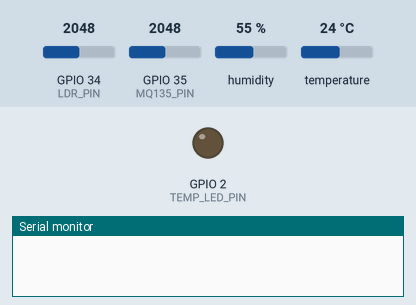
Recording of a sketch running on a simulated ESP32. Shown: output pins drawn as LEDs (lit = HIGH), the last lines printed to the serial monitor. The inputs (shaded band) are chosen by the test bench; at power-on: temperature 24 °C, GPIO 34 (LDR_PIN) = 2048, GPIO 35 (MQ135_PIN) = 2048, humidity 55 %. WiFi joins after 1.5 s; servers stay silent unless stated; web services answer with replies made up by the test bench.

Above: at 4.0 s.
4.1 s: temperature set to 31 °C
7.5 s: temperature set to 34 °C
At 9.4 s:
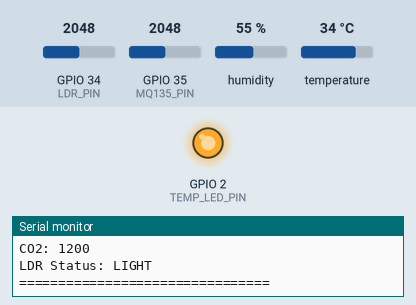
16.5 s: temperature set to 12 °C
At 18.9 s:
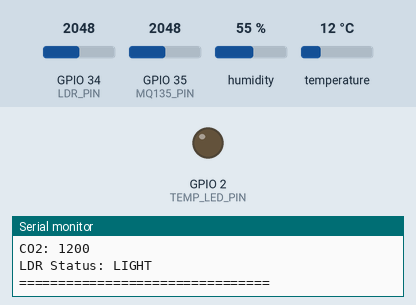
19.3 s: temperature set to 33 °C
At 22.1 s:
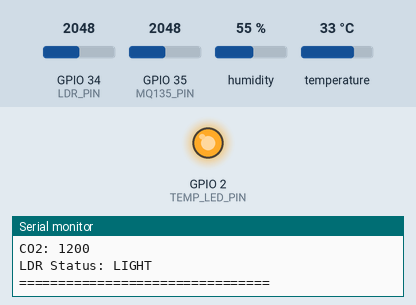
Timing chart, 0 to 23.3 s (numbered marks = the images above; inputs shaded):
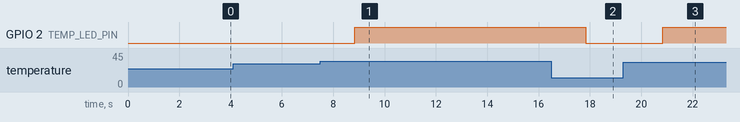

The sketch:

telegram_msg.ino
```cpp
#define BLYNK_PRINT Serial

// -------- Blynk Template Details --------
#define BLYNK_TEMPLATE_ID "TMPL3Y_ija-3b"
#define BLYNK_TEMPLATE_NAME "Mushroom Monitoring"
#define BLYNK_AUTH_TOKEN "ntfhMVnlLmG7uNPYj4YhkwctrGGF8_dS"

// -------- Libraries --------
#include <WiFi.h>
#include <BlynkSimpleEsp32.h>
#include <DHT.h>
#include <HTTPClient.h>

// -------- WiFi Credentials --------
char ssid[] = "POCO C55";
char pass[] = "sampathkumar";

// -------- Pin Definitions --------
#define DHTPIN 4
#define DHTTYPE DHT11
#define MQ135_PIN 35
#define LDR_PIN 34
#define TEMP_LED_PIN 2

// -------- Thresholds --------
#define TEMP_MAX 32
#define CO2_MAX 1200
#define LDR_THRESHOLD 2000

DHT dht(DHTPIN, DHTTYPE);
BlynkTimer timer;

// -------- Telegram Info --------
const String BOT_TOKEN = "x";
const String CHAT_ID  = "x";

// -------- Flags to prevent spamming --------
bool tempAlertSent = false;
bool co2AlertSent = false;
bool ldrAlertSent = false;

// -------- Function to send Telegram message --------
void sendTelegramMessage(String message) {
  if (WiFi.status() == WL_CONNECTED) {
    HTTPClient http;
    String url = "https://api.telegram.org/bot" + BOT_TOKEN + "/sendMessage?chat_id=" + CHAT_ID + "&text=" + message;
    http.begin(url);
    int httpCode = http.GET();
    if (httpCode > 0) {
      Serial.println("Telegram message sent: " + message);
    } else {
      Serial.println("Error sending Telegram message");
    }
    http.end();
  }
}

// -------- Read & Send Sensor Data --------
void sendSensorData() {
  float humidity = dht.readHumidity();
  float temperature = dht.readTemperature();

  if (isnan(humidity) || isnan(temperature)) {
    Serial.println("❌ DHT11 read failed");
    return;
  }

  int mq135Value = analogRead(MQ135_PIN);
  int co2ppm = map(mq135Value, 0, 4095, 400, 2000);

  int ldrValue = analogRead(LDR_PIN);

  // -------- Temperature Alert with LED & Telegram --------
  if (temperature > TEMP_MAX) {
    digitalWrite(TEMP_LED_PIN, HIGH);   // LED ON
    Serial.println("🔥 TEMP HIGH - LED ON");

    if (!tempAlertSent) {
      String msg = "⚠️ Temperature Alert! Current Temp = " + String(temperature) + "°C";
      sendTelegramMessage(msg);
      tempAlertSent = true;
    }
  } else {
    digitalWrite(TEMP_LED_PIN, LOW);    // LED OFF
    tempAlertSent = false;
  }

  // -------- CO2 Alert --------
  if (co2ppm > CO2_MAX) {
    if (!co2AlertSent) {
      String msg = "⚠️ CO2 Alert! Current CO2 = " + String(co2ppm) + " ppm";
      sendTelegramMessage(msg);
      co2AlertSent = true;
    }
  } else {
    co2AlertSent = false;
  }

  // -------- LDR Alert --------
  if (ldrValue > LDR_THRESHOLD) {
    if (!ldrAlertSent) {
      String msg = "💡 LDR Alert! Light detected. Value = " + String(ldrValue);
      sendTelegramMessage(msg);
      ldrAlertSent = true;
    }
  } else {
    if (ldrAlertSent) {
      String msg = "🌑 LDR Alert! Dark detected. Value = " + String(ldrValue);
      sendTelegramMessage(msg);
      ldrAlertSent = false;
    }
  }

  // -------- Serial Monitor --------
  Serial.println("========== SENSOR DATA ==========");
  Serial.print("Temp: "); Serial.println(temperature);
  Serial.print("Humidity: "); Serial.println(humidity);
  Serial.print("CO2: "); Serial.println(co2ppm);
  Serial.print("LDR Status: "); Serial.println((ldrValue > LDR_THRESHOLD) ? "LIGHT" : "DARK");
  Serial.println("================================");

  // -------- Send data to Blynk --------
  Blynk.virtualWrite(V0, temperature);  // Temp
  Blynk.virtualWrite(V1, humidity);     // Humidity
  Blynk.virtualWrite(V2, co2ppm);       // CO2

  // LDR LED ONLY (V3)
  if (ldrValue > LDR_THRESHOLD)
    Blynk.virtualWrite(V3, 255); // LIGHT
  else
    Blynk.virtualWrite(V3, 0);   // DARK
}

// -------- Setup --------
void setup() {
  Serial.begin(115200);
  delay(1000);

  dht.begin();
  pinMode(TEMP_LED_PIN, OUTPUT);
  digitalWrite(TEMP_LED_PIN, LOW);

  Blynk.begin(BLYNK_AUTH_TOKEN, ssid, pass);

  timer.setInterval(3000L, sendSensorData); // read every 3 seconds
}

// -------- Loop --------
void loop() {
  Blynk.run();
  timer.run();
}
```

Measured:
- the behaviour switches between 32 and 33 °C on temperature (found by bisection; images 0 and 1)
- after the input at 7.5 s, GPIO 2 (TEMP_LED_PIN): LOW → HIGH after 1.3 s
- after the input at 16.5 s, GPIO 2 (TEMP_LED_PIN): HIGH → LOW after 1.3 s
- after the input at 19.3 s, GPIO 2 (TEMP_LED_PIN): LOW → HIGH after 1.5 s
